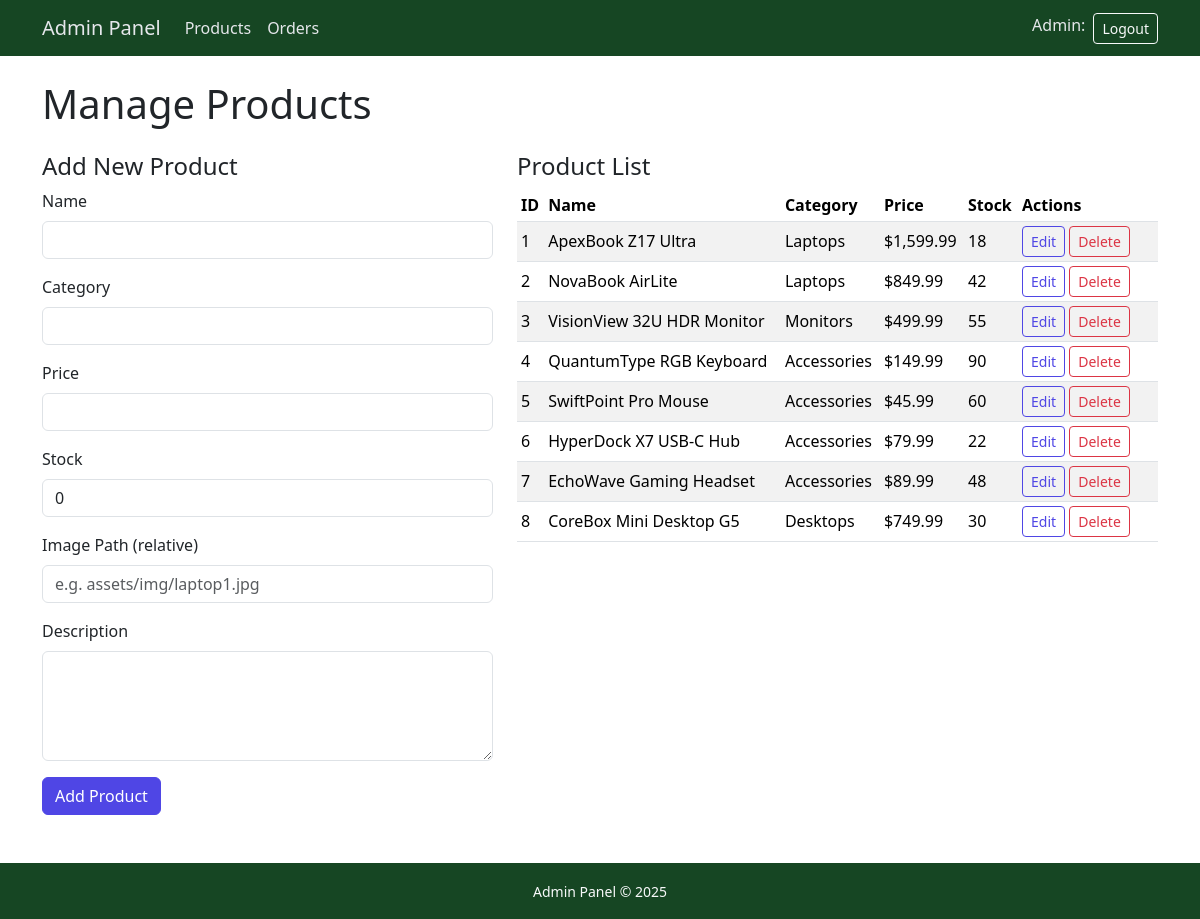
Screenshot of /admin/products.php (signed in) with the database file from the repository.
### tables this page shows
CREATE TABLE IF NOT EXISTS products (
    id INT AUTO_INCREMENT PRIMARY KEY,
    name VARCHAR(150) NOT NULL,
    category VARCHAR(100) NOT NULL,
    price DECIMAL(10,2) NOT NULL,
    stock INT NOT NULL DEFAULT 0,
    image VARCHAR(255),
    description TEXT,
    created_at TIMESTAMP DEFAULT CURRENT_TIMESTAMP
);

### admin/products.php (the view, shortened to what this page needs)
<?php
include "admin_header.php";
$editProduct = null;
$result = $conn->query("SELECT * FROM products ORDER BY created_at DESC");
?>
<h1 class="mb-4">Manage Products</h1>
<div class="row">
  <div class="col-md-5">
    <h4><?php echo $editProduct ? "Edit Product" : "Add New Product"; ?></h4>
    <form method="post">
      <div class="mb-3">
        <label class="form-label">Name</label>
        <input type="text" name="name" class="form-control" required
               value="<?php echo htmlspecialchars($editProduct['name'] ?? ""); ?>">
      </div>
      <div class="mb-3">
        <label class="form-label">Category</label>
        <input type="text" name="category" class="form-control" required
               value="<?php echo htmlspecialchars($editProduct['category'] ?? ""); ?>">
      </div>
      <div class="mb-3">
        <label class="form-label">Price</label>
        <input type="number" step="0.01" name="price" class="form-control" required
               value="<?php echo isset($editProduct['price']) ? htmlspecialchars($editProduct['price']) : ""; ?>">
      </div>
      <div class="mb-3">
        <label class="form-label">Stock</label>
        <input type="number" name="stock" class="form-control" required
               value="<?php echo isset($editProduct['stock']) ? (int)$editProduct['stock'] : 0; ?>">
      </div>
      <div class="mb-3">
        <label class="form-label">Image Path (relative)</label>
        <input type="text" name="image" class="form-control"
               placeholder="e.g. assets/img/laptop1.jpg"
               value="<?php echo htmlspecialchars($editProduct['image'] ?? ""); ?>">
      </div>
      <div class="mb-3">
        <label class="form-label">Description</label>
        <textarea name="description" rows="4" class="form-control"><?php
        ?></textarea>
      </div>
      <button type="submit" class="btn btn-primary">
        <?php echo $editProduct ? "Update Product" : "Add Product"; ?>
      </button>
    </form>
  </div>
  <div class="col-md-7">
    <h4>Product List</h4>
    <div class="table-responsive">
      <table class="table table-striped table-sm align-middle">
        <thead>
          <tr>
            <th>ID</th>
            <th>Name</th>
            <th>Category</th>
            <th>Price</th>
            <th>Stock</th>
            <th style="width:140px;">Actions</th>
          </tr>
        </thead>
        <tbody>
        <?php if ($result && $result->num_rows > 0): ?>
          <?php while ($row = $result->fetch_assoc()): ?>
            <tr>
              <td><?php echo $row['id']; ?></td>
              <td><?php echo htmlspecialchars($row['name']); ?></td>
              <td><?php echo htmlspecialchars($row['category']); ?></td>
              <td>$<?php echo number_format($row['price'], 2); ?></td>
              <td><?php echo (int)$row['stock']; ?></td>
              <td>
                <a href="products.php?edit=<?php echo $row['id']; ?>" class="btn btn-sm btn-outline-primary">Edit</a>
                <a href="products.php?delete=<?php echo $row['id']; ?>"
                   class="btn btn-sm btn-outline-danger"
                   onclick="return confirm('Delete this product?');">Delete</a>
              </td>
            </tr>
          <?php endwhile; ?>
        <?php else: ?>
          <tr><td colspan="6">No products found.</td></tr>
        <?php endif; ?>
        </tbody>
      </table>
    </div>
  </div>
</div>
<?php include "admin_footer.php"; ?>

### assets/css/style.css (style rules this page uses)
body { min-height: 100vh; display: flex; flex-direction: column; }
.btn-primary { background-color: #4f46e5 !important; border-color: #4f46e5 !important; }
.btn-outline-primary { color: #4f46e5 !important; border-color: #4f46e5 !important; }
a { color: #4f46e5; }

### rows the page displays
products: id "1", name "ApexBook Z17 Ultra", category "Laptops", price "1,599.99", stock "18"
products: id "2", name "NovaBook AirLite", category "Laptops", price "849.99", stock "42"
products: id "3", name "VisionView 32U HDR Monitor", category "Monitors", price "499.99", stock "55"
products: id "4", name "QuantumType RGB Keyboard", category "Accessories", price "149.99", stock "90"
products: id "5", name "SwiftPoint Pro Mouse", category "Accessories", price "45.99", stock "60"
products: id "6", name "HyperDock X7 USB-C Hub", category "Accessories", price "79.99", stock "22"
products: id "7", name "EchoWave Gaming Headset", category "Accessories", price "89.99", stock "48"
products: id "8", name "CoreBox Mini Desktop G5", category "Desktops", price "749.99", stock "30"
